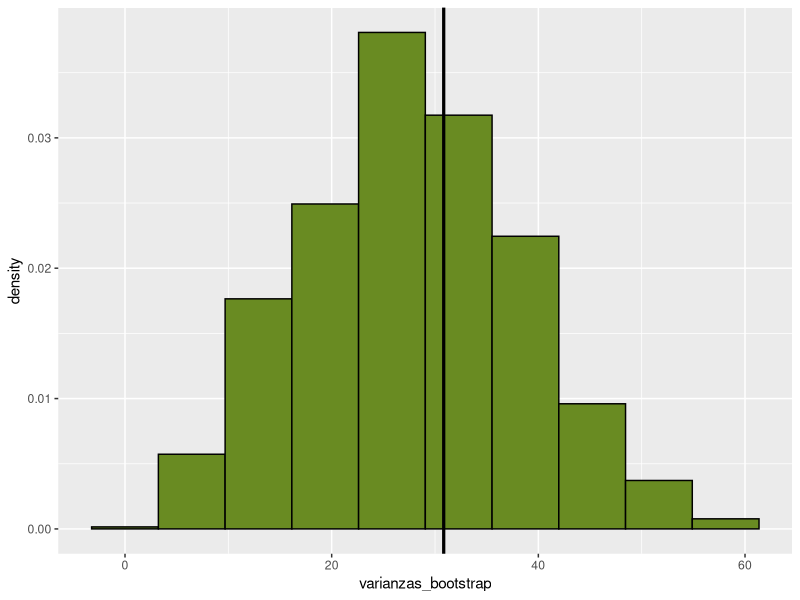

The R script that drew this image:
set.seed(100)
library(tidyverse)

# Parámetros
R <- 1000
n <- 10
theta <- 9.17

# Generamos los datos
muestra_original <- c(1, 2, 3.5, 4, 7, 7.3, 8.6, 12.4, 13.8, 18.1)
varianza_original <- var(muestra_original)

# Generamos las remuestras (matriz n x R, cada columna una remuestra)
muestras_bootstrap <- sample(muestra_original, n*R, rep = TRUE)
muestras_bootstrap <- matrix(muestras_bootstrap, nrow = n)

# Medianas de las remuestras
varianzas_bootstrap <- apply(muestras_bootstrap, 2, var)

# Histograma de las medianas bootstrap
df <- data.frame(varianzas_bootstrap = varianzas_bootstrap)
ggplot(df) +
  geom_histogram(aes(x = varianzas_bootstrap, y = ..density..),
                 bins = 10, fill = 'olivedrab4', col = 'black') +
  geom_vline(xintercept = varianza_original, size = 1.1)

sd_varianza <- sd(varianzas_bootstrap)
sd_varianza

# Error típico sabiendo que es una normal
sqrt(2*varianza_original^2 / (n-1))
